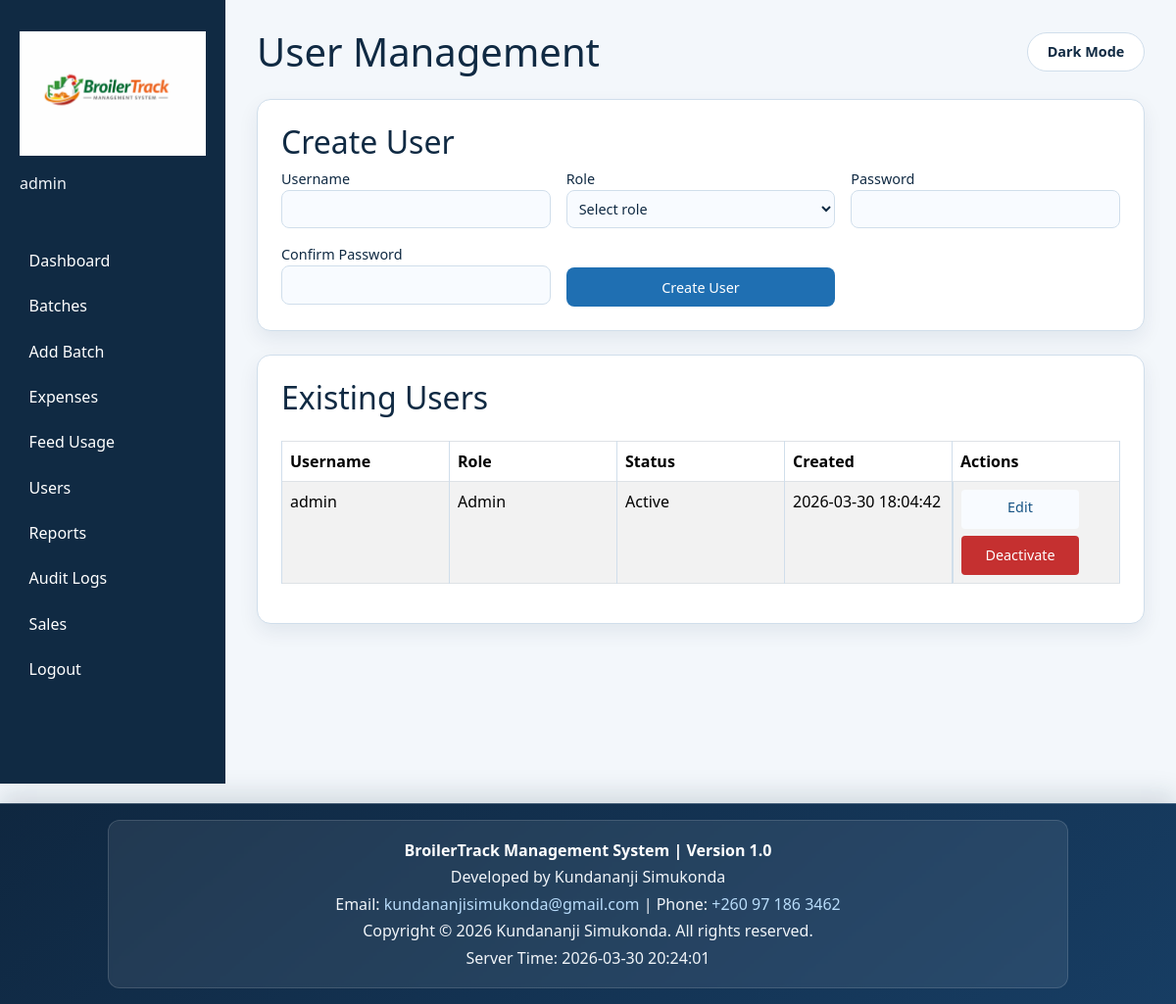
/users.php (signed in), run on the app's committed database.
### tables this page shows
CREATE TABLE IF NOT EXISTS users (
    id INT AUTO_INCREMENT PRIMARY KEY,
    username VARCHAR(60) NOT NULL UNIQUE,
    password_hash VARCHAR(255) NOT NULL,
    role VARCHAR(40) NOT NULL DEFAULT 'admin',
    is_active TINYINT(1) NOT NULL DEFAULT 1,
    created_at TIMESTAMP DEFAULT CURRENT_TIMESTAMP,
    CONSTRAINT chk_users_role CHECK (role IN ('admin', 'salesperson'))
);

### users.php (called while the page is built, shortened)
<?php
require_once __DIR__ . '/config/bootstrap.php';
require_once __DIR__ . '/controllers/UserController.php';
$pdo = app_db();
$userController = new UserController($pdo);
$editUserId = isset($_GET['edit_id']) ? (int)$_GET['edit_id'] : 0;
$editingUser = $editUserId > 0 ? $userController->find($editUserId) : null;
$users = $userController->list();
include __DIR__ . '/views/layout_header.php';
include __DIR__ . '/views/users.php';
include __DIR__ . '/views/layout_footer.php';

### controllers/UserController.php (called while the page is built, shortened)
<?php
require_once __DIR__ . '/../models/User.php';
class UserController
{
    private User $userModel;
    public function __construct(PDO $pdo)
    {
        $this->userModel = new User($pdo);
    }
    public function list(): array
    {
        return $this->userModel->all();
    }
}

### models/User.php (called while the page is built, shortened)
<?php
class User
{
    private PDO $pdo;
    public function __construct(PDO $pdo)
    {
        $this->pdo = $pdo;
    }
    public function all(): array
    {
        $stmt = $this->pdo->query('SELECT id, username, role, is_active, created_at FROM users ORDER BY created_at DESC');
        return $stmt->fetchAll() ?: [];
    }
}

### views/users.php (the view, shortened to what this page needs)
<section class="form-section">
    <h2><?= $editingUser ? 'Edit User' : 'Create User'; ?></h2>
    <form method="post" class="form-grid">
        <label>Username
            <input type="text" name="username" value="<?= htmlspecialchars((string)($editingUser['username'] ?? ''), ENT_QUOTES, 'UTF-8'); ?>" required>
        </label>
        <label>Role
            <select name="role" required>
                <option value="">Select role</option>
            </select>
        </label>
        <label>Password
            <input type="password" name="password" minlength="8" <?= $editingUser ? '' : 'required'; ?>>
        </label>
        <label>Confirm Password
            <input type="password" name="confirm_password" minlength="8" <?= $editingUser ? '' : 'required'; ?>>
        </label>
        <button type="submit"><?= $editingUser ? 'Update User' : 'Create User'; ?></button>
    </form>
</section>
<section class="table-section">
    <h2>Existing Users</h2>
    <div class="table-responsive">
        <table class="table table-striped table-bordered align-middle">
            <thead>
                <tr>
                    <th>Username</th>
                    <th>Role</th>
                    <th>Status</th>
                    <th>Created</th>
                    <th>Actions</th>
                </tr>
            </thead>
            <tbody>
            <?php foreach ($users as $user): ?>
                <tr>
                    <td><?= htmlspecialchars($user['username'], ENT_QUOTES, 'UTF-8'); ?></td>
                    <td><?= htmlspecialchars(ucfirst((string)$user['role']), ENT_QUOTES, 'UTF-8'); ?></td>
                    <td><?= (int)$user['is_active'] === 1 ? 'Active' : 'Inactive'; ?></td>
                    <td><?= htmlspecialchars((string)$user['created_at'], ENT_QUOTES, 'UTF-8'); ?></td>
                    <td class="action-cell">
                        <a class="action-link" href="users.php?edit_id=<?= (int)$user['id']; ?>">Edit</a>
                        <?php if ((int)$user['is_active'] === 1): ?>
                        <form method="post" onsubmit="return confirm('Deactivate this user?');">
                            <button type="submit" class="btn-danger">Deactivate</button>
                        </form>
                        <?php endif; ?>
                    </td>
                </tr>
            <?php endforeach; ?>
            </tbody>
        </table>
    </div>
</section>

### assets/css/style.css (style rules this page uses)
:root { --bg: #f3f7fb; --surface: #ffffff; --surface-soft: #f8fbff; --text: #102a43; --text-muted: #5f738a; --sidebar-bg: #102a43; --sidebar-text: #f0f4f8; --accent: #1f6fb2; --accent-strong: #165384; --success: #2f855a; --error: #c53030; --border: #d0deeb; --shadow-soft: 0 8px 20px rgba(12, 43, 74, 0.08); --shadow-strong: 0 16px 38px rgba(12, 43, 74, 0.14); }
* { box-sizing: border-box; }
body { margin: 0; font-family: 'Segoe UI', Tahoma, sans-serif; background: var(--bg); color: var(--text); overflow-x: hidden; }
a { color: var(--accent); }
.table-section, .form-section, .notes { background: var(--surface); border: 1px solid var(--border); border-radius: 14px; padding: 1.5rem; margin-top: 1.5rem; overflow-x: auto; box-shadow: var(--shadow-soft); }
table { width: 100%; border-collapse: collapse; margin-top: 1rem; min-width: 0; table-layout: fixed; }
table th, table td { border: 1px solid var(--border); padding: 0.5rem; text-align: left; white-space: normal; word-break: break-word; overflow-wrap: anywhere; vertical-align: top; }
.form-grid { display: grid; grid-template-columns: repeat(auto-fit, minmax(220px, 1fr)); gap: 1rem; }
.form-grid label { display: flex; flex-direction: column; font-size: 0.9rem; color: var(--text); }
input, select, textarea, button { font: inherit; }
input, select, textarea { width: 100%; padding: 0.5rem; border: 1px solid var(--border); border-radius: 8px; background: var(--surface-soft); color: var(--text); }
button { margin-top: 1.5rem; padding: 0.58rem 0.95rem; background: var(--accent); color: #fff; border: none; border-radius: 8px; cursor: pointer; font-size: 0.9rem; line-height: 1.2; min-height: 40px; min-width: 120px; }
.btn-primary, .btn-secondary, .btn-danger, .action-link { display: inline-block; border: none; border-radius: 4px; padding: 0.58rem 0.95rem; text-decoration: none; font-size: 0.9rem; line-height: 1.2; min-height: 40px; min-width: 120px; text-align: center; vertical-align: middle; cursor: pointer; }
.btn-danger { background: var(--error); color: #fff; }
.action-link { background: var(--surface-soft); color: var(--accent-strong); }
.table td form { display: inline-block; margin: 0; }
.table td form button { margin-top: 0; width: auto; min-width: 120px; min-height: 40px; padding: 0.58rem 0.95rem; }
.table td a { margin-right: 0.45rem; }
.action-cell { display: flex; flex-wrap: wrap; align-items: center; gap: 0.45rem; }
.action-cell form { margin: 0; }
.action-cell a, .action-cell button { white-space: nowrap; }
.table-responsive { overflow-x: auto; -webkit-overflow-scrolling: touch; }

### data on the page
users: username "admin", role "Admin", is_active "Active", created_at "2026-03-30 18:04:42"

### other printed values
$_SESSION['username'] "admin"
$pageTitle "User Management"
BROILERTRACK_VERSION "1.0"
